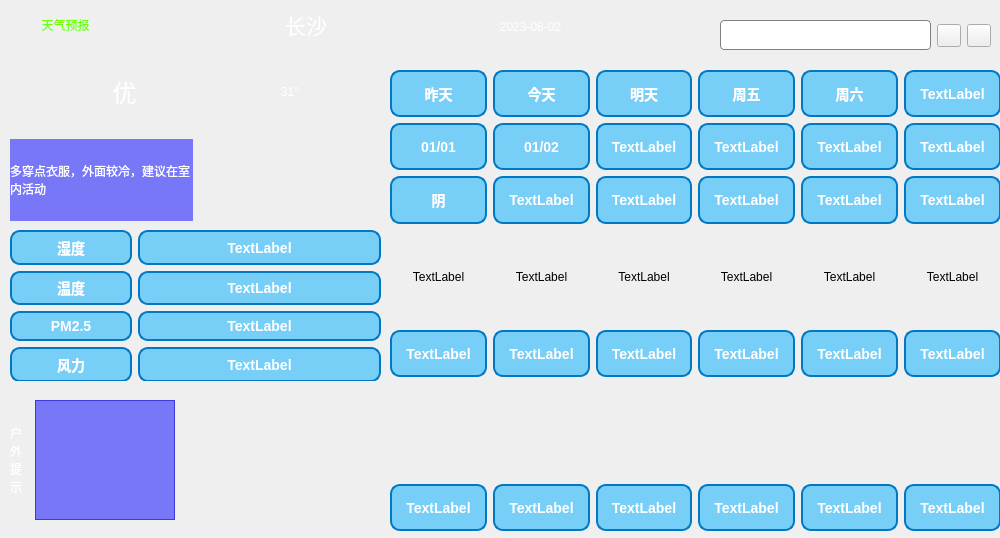
<?xml version="1.0" encoding="UTF-8"?>
<ui version="4.0">
 <class>WeatherForecast</class>
 <widget class="QFrame" name="WeatherForecast">
  <property name="geometry">
   <rect>
    <x>0</x>
    <y>0</y>
    <width>1000</width>
    <height>538</height>
   </rect>
  </property>
  <property name="sizePolicy">
   <sizepolicy hsizetype="Fixed" vsizetype="Fixed">
    <horstretch>0</horstretch>
    <verstretch>0</verstretch>
   </sizepolicy>
  </property>
  <property name="minimumSize">
   <size>
    <width>1</width>
    <height>0</height>
   </size>
  </property>
  <property name="windowTitle">
   <string>Frame</string>
  </property>
  <property name="styleSheet">
   <string notr="true">QFrame#WeatherForecast{
border-image: url(:/weaUI/weaUI.png);
}
QLabel{
	font: 25 10pt \Microsoft YaHei\;
	border-radius: 4px;
   background-color: argb(60, 60, 60, 130);
   color: rgb(255, 255, 255);
}</string>
  </property>
  <widget class="QWidget" name="gridLayoutWidget_2">
   <property name="geometry">
    <rect>
     <x>390</x>
     <y>70</y>
     <width>611</width>
     <height>461</height>
    </rect>
   </property>
   <layout class="QGridLayout" name="gridLayout_2">
    <item row="0" column="3">
     <widget class="QLabel" name="datecn4">
      <property name="styleSheet">
       <string notr="true">QLabel {
                         background-color: rgba(0, 173, 255, 128); 
                         border: 2px solid rgba(0, 120, 195, 255); 
                         border-radius: 10px;
                         padding: 5px; 
                         font: bold 14px; 
                         color: white;
                     }</string>
      </property>
      <property name="text">
       <string>周五</string>
      </property>
      <property name="alignment">
       <set>Qt::AlignCenter</set>
      </property>
     </widget>
    </item>
    <item row="6" column="0" rowspan="2" colspan="6">
     <widget class="QLabel" name="line_chart">
      <property name="styleSheet">
       <string notr="true">color: rgb(0, 170, 255);</string>
      </property>
      <property name="text">
       <string/>
      </property>
      <property name="alignment">
       <set>Qt::AlignCenter</set>
      </property>
     </widget>
    </item>
    <item row="3" column="3" rowspan="2">
     <widget class="QLabel" name="typeicon4">
      <property name="text">
       <string>TextLabel</string>
      </property>
      <property name="alignment">
       <set>Qt::AlignCenter</set>
      </property>
     </widget>
    </item>
    <item row="3" column="1" rowspan="2">
     <widget class="QLabel" name="typeicon2">
      <property name="text">
       <string>TextLabel</string>
      </property>
      <property name="alignment">
       <set>Qt::AlignCenter</set>
      </property>
     </widget>
    </item>
    <item row="8" column="3">
     <widget class="QLabel" name="temperature_min4">
      <property name="styleSheet">
       <string notr="true">QLabel {
                         background-color: rgba(0, 173, 255, 128); 
                         border: 2px solid rgba(0, 120, 195, 255); 
                         border-radius: 10px;
                         padding: 5px; 
                         font: bold 14px; 
                         color: white;
                     }</string>
      </property>
      <property name="text">
       <string>TextLabel</string>
      </property>
      <property name="alignment">
       <set>Qt::AlignCenter</set>
      </property>
     </widget>
    </item>
    <item row="0" column="0">
     <widget class="QLabel" name="datecn1">
      <property name="styleSheet">
       <string notr="true">QLabel {
                         background-color: rgba(0, 173, 255, 128); 
                         border: 2px solid rgba(0, 120, 195, 255); 
                         border-radius: 10px;
                         padding: 5px; 
                         font: bold 14px; 
                         color: white;
                     }</string>
      </property>
      <property name="text">
       <string>昨天</string>
      </property>
      <property name="alignment">
       <set>Qt::AlignCenter</set>
      </property>
     </widget>
    </item>
    <item row="3" column="5" rowspan="2">
     <widget class="QLabel" name="typeicon6">
      <property name="text">
       <string>TextLabel</string>
      </property>
      <property name="alignment">
       <set>Qt::AlignCenter</set>
      </property>
     </widget>
    </item>
    <item row="8" column="4">
     <widget class="QLabel" name="temperature_min5">
      <property name="styleSheet">
       <string notr="true">QLabel {
                         background-color: rgba(0, 173, 255, 128); 
                         border: 2px solid rgba(0, 120, 195, 255); 
                         border-radius: 10px;
                         padding: 5px; 
                         font: bold 14px; 
                         color: white;
                     }</string>
      </property>
      <property name="text">
       <string>TextLabel</string>
      </property>
      <property name="alignment">
       <set>Qt::AlignCenter</set>
      </property>
     </widget>
    </item>
    <item row="0" column="4">
     <widget class="QLabel" name="datecn5">
      <property name="styleSheet">
       <string notr="true">QLabel {
                         background-color: rgba(0, 173, 255, 128); 
                         border: 2px solid rgba(0, 120, 195, 255); 
                         border-radius: 10px;
                         padding: 5px; 
                         font: bold 14px; 
                         color: white;
                     }</string>
      </property>
      <property name="text">
       <string>周六</string>
      </property>
      <property name="alignment">
       <set>Qt::AlignCenter</set>
      </property>
     </widget>
    </item>
    <item row="0" column="1">
     <widget class="QLabel" name="datecn2">
      <property name="styleSheet">
       <string notr="true">QLabel {
                         background-color: rgba(0, 173, 255, 128); 
                         border: 2px solid rgba(0, 120, 195, 255); 
                         border-radius: 10px;
                         padding: 5px; 
                         font: bold 14px; 
                         color: white;
                     }</string>
      </property>
      <property name="text">
       <string>今天</string>
      </property>
      <property name="alignment">
       <set>Qt::AlignCenter</set>
      </property>
     </widget>
    </item>
    <item row="0" column="2">
     <widget class="QLabel" name="datecn3">
      <property name="styleSheet">
       <string notr="true">QLabel {
                         background-color: rgba(0, 173, 255, 128); 
                         border: 2px solid rgba(0, 120, 195, 255); 
                         border-radius: 10px;
                         padding: 5px; 
                         font: bold 14px; 
                         color: white;
                     }</string>
      </property>
      <property name="text">
       <string>明天</string>
      </property>
      <property name="alignment">
       <set>Qt::AlignCenter</set>
      </property>
     </widget>
    </item>
    <item row="2" column="1">
     <widget class="QLabel" name="type2">
      <property name="styleSheet">
       <string notr="true">QLabel {
                         background-color: rgba(0, 173, 255, 128); 
                         border: 2px solid rgba(0, 120, 195, 255); 
                         border-radius: 10px;
                         padding: 5px; 
                         font: bold 14px; 
                         color: white;
                     }</string>
      </property>
      <property name="text">
       <string>TextLabel</string>
      </property>
      <property name="alignment">
       <set>Qt::AlignCenter</set>
      </property>
     </widget>
    </item>
    <item row="1" column="2">
     <widget class="QLabel" name="datenum3">
      <property name="styleSheet">
       <string notr="true">QLabel {
                         background-color: rgba(0, 173, 255, 128); 
                         border: 2px solid rgba(0, 120, 195, 255); 
                         border-radius: 10px;
                         padding: 5px; 
                         font: bold 14px; 
                         color: white;
                     }</string>
      </property>
      <property name="text">
       <string>TextLabel</string>
      </property>
      <property name="alignment">
       <set>Qt::AlignCenter</set>
      </property>
     </widget>
    </item>
    <item row="0" column="5">
     <widget class="QLabel" name="datecn6">
      <property name="styleSheet">
       <string notr="true">QLabel {
                         background-color: rgba(0, 173, 255, 128); 
                         border: 2px solid rgba(0, 120, 195, 255); 
                         border-radius: 10px;
                         padding: 5px; 
                         font: bold 14px; 
                         color: white;
                     }</string>
      </property>
      <property name="text">
       <string>TextLabel</string>
      </property>
      <property name="alignment">
       <set>Qt::AlignCenter</set>
      </property>
     </widget>
    </item>
    <item row="2" column="4">
     <widget class="QLabel" name="type5">
      <property name="styleSheet">
       <string notr="true">QLabel {
                         background-color: rgba(0, 173, 255, 128); 
                         border: 2px solid rgba(0, 120, 195, 255); 
                         border-radius: 10px;
                         padding: 5px; 
                         font: bold 14px; 
                         color: white;
                     }</string>
      </property>
      <property name="text">
       <string>TextLabel</string>
      </property>
      <property name="alignment">
       <set>Qt::AlignCenter</set>
      </property>
     </widget>
    </item>
    <item row="5" column="2">
     <widget class="QLabel" name="temperature_max3">
      <property name="styleSheet">
       <string notr="true">QLabel {
                         background-color: rgba(0, 173, 255, 128); 
                         border: 2px solid rgba(0, 120, 195, 255); 
                         border-radius: 10px;
                         padding: 5px; 
                         font: bold 14px; 
                         color: white;
                     }</string>
      </property>
      <property name="text">
       <string>TextLabel</string>
      </property>
      <property name="alignment">
       <set>Qt::AlignCenter</set>
      </property>
     </widget>
    </item>
    <item row="8" column="1">
     <widget class="QLabel" name="temperature_min2">
      <property name="styleSheet">
       <string notr="true">QLabel {
                         background-color: rgba(0, 173, 255, 128); 
                         border: 2px solid rgba(0, 120, 195, 255); 
                         border-radius: 10px;
                         padding: 5px; 
                         font: bold 14px; 
                         color: white;
                     }</string>
      </property>
      <property name="text">
       <string>TextLabel</string>
      </property>
      <property name="alignment">
       <set>Qt::AlignCenter</set>
      </property>
     </widget>
    </item>
    <item row="5" column="4">
     <widget class="QLabel" name="temperature_max5">
      <property name="styleSheet">
       <string notr="true">QLabel {
                         background-color: rgba(0, 173, 255, 128); 
                         border: 2px solid rgba(0, 120, 195, 255); 
                         border-radius: 10px;
                         padding: 5px; 
                         font: bold 14px; 
                         color: white;
                     }</string>
      </property>
      <property name="text">
       <string>TextLabel</string>
      </property>
      <property name="alignment">
       <set>Qt::AlignCenter</set>
      </property>
     </widget>
    </item>
    <item row="2" column="0">
     <widget class="QLabel" name="type1">
      <property name="styleSheet">
       <string notr="true">QLabel {
                         background-color: rgba(0, 173, 255, 128); 
                         border: 2px solid rgba(0, 120, 195, 255); 
                         border-radius: 10px;
                         padding: 5px; 
                         font: bold 14px; 
                         color: white;
                     }</string>
      </property>
      <property name="text">
       <string>阴</string>
      </property>
      <property name="alignment">
       <set>Qt::AlignCenter</set>
      </property>
     </widget>
    </item>
    <item row="1" column="0">
     <widget class="QLabel" name="datenum1">
      <property name="styleSheet">
       <string notr="true">QLabel {
                         background-color: rgba(0, 173, 255, 128); 
                         border: 2px solid rgba(0, 120, 195, 255); 
                         border-radius: 10px;
                         padding: 5px; 
                         font: bold 14px; 
                         color: white;
                     }</string>
      </property>
      <property name="text">
       <string>01/01</string>
      </property>
      <property name="alignment">
       <set>Qt::AlignCenter</set>
      </property>
     </widget>
    </item>
    <item row="8" column="5">
     <widget class="QLabel" name="temperature_min6">
      <property name="styleSheet">
       <string notr="true">QLabel {
                         background-color: rgba(0, 173, 255, 128); 
                         border: 2px solid rgba(0, 120, 195, 255); 
                         border-radius: 10px;
                         padding: 5px; 
                         font: bold 14px; 
                         color: white;
                     }</string>
      </property>
      <property name="text">
       <string>TextLabel</string>
      </property>
      <property name="alignment">
       <set>Qt::AlignCenter</set>
      </property>
     </widget>
    </item>
    <item row="5" column="5">
     <widget class="QLabel" name="temperature_max6">
      <property name="styleSheet">
       <string notr="true">QLabel {
                         background-color: rgba(0, 173, 255, 128); 
                         border: 2px solid rgba(0, 120, 195, 255); 
                         border-radius: 10px;
                         padding: 5px; 
                         font: bold 14px; 
                         color: white;
                     }</string>
      </property>
      <property name="text">
       <string>TextLabel</string>
      </property>
      <property name="alignment">
       <set>Qt::AlignCenter</set>
      </property>
     </widget>
    </item>
    <item row="1" column="3">
     <widget class="QLabel" name="datenum4">
      <property name="styleSheet">
       <string notr="true">QLabel {
                         background-color: rgba(0, 173, 255, 128); 
                         border: 2px solid rgba(0, 120, 195, 255); 
                         border-radius: 10px;
                         padding: 5px; 
                         font: bold 14px; 
                         color: white;
                     }</string>
      </property>
      <property name="text">
       <string>TextLabel</string>
      </property>
      <property name="alignment">
       <set>Qt::AlignCenter</set>
      </property>
     </widget>
    </item>
    <item row="2" column="5">
     <widget class="QLabel" name="type6">
      <property name="styleSheet">
       <string notr="true">QLabel {
                         background-color: rgba(0, 173, 255, 128); 
                         border: 2px solid rgba(0, 120, 195, 255); 
                         border-radius: 10px;
                         padding: 5px; 
                         font: bold 14px; 
                         color: white;
                     }</string>
      </property>
      <property name="text">
       <string>TextLabel</string>
      </property>
      <property name="alignment">
       <set>Qt::AlignCenter</set>
      </property>
     </widget>
    </item>
    <item row="1" column="1">
     <widget class="QLabel" name="datenum2">
      <property name="styleSheet">
       <string notr="true">QLabel {
                         background-color: rgba(0, 173, 255, 128); 
                         border: 2px solid rgba(0, 120, 195, 255); 
                         border-radius: 10px;
                         padding: 5px; 
                         font: bold 14px; 
                         color: white;
                     }</string>
      </property>
      <property name="text">
       <string>01/02</string>
      </property>
      <property name="alignment">
       <set>Qt::AlignCenter</set>
      </property>
     </widget>
    </item>
    <item row="5" column="3">
     <widget class="QLabel" name="temperature_max4">
      <property name="styleSheet">
       <string notr="true">QLabel {
                         background-color: rgba(0, 173, 255, 128); 
                         border: 2px solid rgba(0, 120, 195, 255); 
                         border-radius: 10px;
                         padding: 5px; 
                         font: bold 14px; 
                         color: white;
                     }</string>
      </property>
      <property name="text">
       <string>TextLabel</string>
      </property>
      <property name="alignment">
       <set>Qt::AlignCenter</set>
      </property>
     </widget>
    </item>
    <item row="1" column="4">
     <widget class="QLabel" name="datenum5">
      <property name="styleSheet">
       <string notr="true">QLabel {
                         background-color: rgba(0, 173, 255, 128); 
                         border: 2px solid rgba(0, 120, 195, 255); 
                         border-radius: 10px;
                         padding: 5px; 
                         font: bold 14px; 
                         color: white;
                     }</string>
      </property>
      <property name="text">
       <string>TextLabel</string>
      </property>
      <property name="alignment">
       <set>Qt::AlignCenter</set>
      </property>
     </widget>
    </item>
    <item row="2" column="3">
     <widget class="QLabel" name="type4">
      <property name="styleSheet">
       <string notr="true">QLabel {
                         background-color: rgba(0, 173, 255, 128); 
                         border: 2px solid rgba(0, 120, 195, 255); 
                         border-radius: 10px;
                         padding: 5px; 
                         font: bold 14px; 
                         color: white;
                     }</string>
      </property>
      <property name="text">
       <string>TextLabel</string>
      </property>
      <property name="alignment">
       <set>Qt::AlignCenter</set>
      </property>
     </widget>
    </item>
    <item row="8" column="2">
     <widget class="QLabel" name="temperature_min3">
      <property name="styleSheet">
       <string notr="true">QLabel {
                         background-color: rgba(0, 173, 255, 128); 
                         border: 2px solid rgba(0, 120, 195, 255); 
                         border-radius: 10px;
                         padding: 5px; 
                         font: bold 14px; 
                         color: white;
                     }</string>
      </property>
      <property name="text">
       <string>TextLabel</string>
      </property>
      <property name="alignment">
       <set>Qt::AlignCenter</set>
      </property>
     </widget>
    </item>
    <item row="2" column="2">
     <widget class="QLabel" name="type3">
      <property name="styleSheet">
       <string notr="true">QLabel {
                         background-color: rgba(0, 173, 255, 128); 
                         border: 2px solid rgba(0, 120, 195, 255); 
                         border-radius: 10px;
                         padding: 5px; 
                         font: bold 14px; 
                         color: white;
                     }</string>
      </property>
      <property name="text">
       <string>TextLabel</string>
      </property>
      <property name="alignment">
       <set>Qt::AlignCenter</set>
      </property>
     </widget>
    </item>
    <item row="3" column="2" rowspan="2">
     <widget class="QLabel" name="typeicon3">
      <property name="text">
       <string>TextLabel</string>
      </property>
      <property name="alignment">
       <set>Qt::AlignCenter</set>
      </property>
     </widget>
    </item>
    <item row="8" column="0">
     <widget class="QLabel" name="temperature_min1">
      <property name="styleSheet">
       <string notr="true">QLabel {
                         background-color: rgba(0, 173, 255, 128); 
                         border: 2px solid rgba(0, 120, 195, 255); 
                         border-radius: 10px;
                         padding: 5px; 
                         font: bold 14px; 
                         color: white;
                     }</string>
      </property>
      <property name="text">
       <string>TextLabel</string>
      </property>
      <property name="alignment">
       <set>Qt::AlignCenter</set>
      </property>
     </widget>
    </item>
    <item row="1" column="5">
     <widget class="QLabel" name="datenum6">
      <property name="styleSheet">
       <string notr="true">QLabel {
                         background-color: rgba(0, 173, 255, 128); 
                         border: 2px solid rgba(0, 120, 195, 255); 
                         border-radius: 10px;
                         padding: 5px; 
                         font: bold 14px; 
                         color: white;
                     }</string>
      </property>
      <property name="text">
       <string>TextLabel</string>
      </property>
      <property name="alignment">
       <set>Qt::AlignCenter</set>
      </property>
     </widget>
    </item>
    <item row="3" column="4" rowspan="2">
     <widget class="QLabel" name="typeicon5">
      <property name="text">
       <string>TextLabel</string>
      </property>
      <property name="alignment">
       <set>Qt::AlignCenter</set>
      </property>
     </widget>
    </item>
    <item row="5" column="0">
     <widget class="QLabel" name="temperature_max1">
      <property name="styleSheet">
       <string notr="true">QLabel {
                         background-color: rgba(0, 173, 255, 128); 
                         border: 2px solid rgba(0, 120, 195, 255); 
                         border-radius: 10px;
                         padding: 5px; 
                         font: bold 14px; 
                         color: white;
                     }</string>
      </property>
      <property name="text">
       <string>TextLabel</string>
      </property>
      <property name="alignment">
       <set>Qt::AlignCenter</set>
      </property>
     </widget>
    </item>
    <item row="3" column="0" rowspan="2">
     <widget class="QLabel" name="typeicon1">
      <property name="styleSheet">
       <string notr="true"/>
      </property>
      <property name="text">
       <string>TextLabel</string>
      </property>
      <property name="alignment">
       <set>Qt::AlignCenter</set>
      </property>
     </widget>
    </item>
    <item row="5" column="1">
     <widget class="QLabel" name="temperature_max2">
      <property name="styleSheet">
       <string notr="true">QLabel {
                         background-color: rgba(0, 173, 255, 128); 
                         border: 2px solid rgba(0, 120, 195, 255); 
                         border-radius: 10px;
                         padding: 5px; 
                         font: bold 14px; 
                         color: white;
                     }</string>
      </property>
      <property name="text">
       <string>TextLabel</string>
      </property>
      <property name="alignment">
       <set>Qt::AlignCenter</set>
      </property>
     </widget>
    </item>
   </layout>
  </widget>
  <widget class="QLabel" name="datelb">
   <property name="geometry">
    <rect>
     <x>430</x>
     <y>10</y>
     <width>201</width>
     <height>33</height>
    </rect>
   </property>
   <property name="sizePolicy">
    <sizepolicy hsizetype="Fixed" vsizetype="Preferred">
     <horstretch>0</horstretch>
     <verstretch>0</verstretch>
    </sizepolicy>
   </property>
   <property name="styleSheet">
    <string notr="true">font: 22pt &quot;Adobe 黑体 Std R&quot;;
color: rgb(255, 255, 255);
background-color: rgb(255, 255, 255, 0);</string>
   </property>
   <property name="text">
    <string>2023-08-02</string>
   </property>
   <property name="alignment">
    <set>Qt::AlignCenter</set>
   </property>
  </widget>
  <widget class="QWidget" name="horizontalLayoutWidget">
   <property name="geometry">
    <rect>
     <x>720</x>
     <y>10</y>
     <width>271</width>
     <height>51</height>
    </rect>
   </property>
   <layout class="QHBoxLayout" name="horizontalLayout">
    <item>
     <widget class="QLineEdit" name="city_search">
      <property name="sizePolicy">
       <sizepolicy hsizetype="Preferred" vsizetype="Preferred">
        <horstretch>0</horstretch>
        <verstretch>0</verstretch>
       </sizepolicy>
      </property>
      <property name="maximumSize">
       <size>
        <width>16777215</width>
        <height>30</height>
       </size>
      </property>
      <property name="sizeIncrement">
       <size>
        <width>0</width>
        <height>0</height>
       </size>
      </property>
      <property name="styleSheet">
       <string notr="true">QLineEdit{border: 1px solid gray; border-radius: 4px; background:argb(47, 47, 47, 130); color:white;} QLineEdit:hover{border-color:rgb(101, 255, 106); }</string>
      </property>
      <property name="text">
       <string>城市</string>
      </property>
     </widget>
    </item>
    <item>
     <widget class="QToolButton" name="search_btn">
      <property name="styleSheet">
       <string notr="true">border-image: url(:/weatherIco/search.ico);
</string>
      </property>
      <property name="text">
       <string/>
      </property>
     </widget>
    </item>
    <item>
     <widget class="QToolButton" name="refresh_btn">
      <property name="styleSheet">
       <string notr="true">border-image: url(:/weatherIco/refresh.ico);</string>
      </property>
      <property name="text">
       <string/>
      </property>
     </widget>
    </item>
   </layout>
  </widget>
  <widget class="QWidget" name="gridLayoutWidget_4">
   <property name="geometry">
    <rect>
     <x>10</x>
     <y>390</y>
     <width>371</width>
     <height>141</height>
    </rect>
   </property>
   <layout class="QGridLayout" name="gridLayout_4">
    <item row="0" column="0">
     <widget class="QLabel" name="label_11">
      <property name="maximumSize">
       <size>
        <width>20</width>
        <height>16777215</height>
       </size>
      </property>
      <property name="styleSheet">
       <string notr="true">color: rgb(255, 255, 255);</string>
      </property>
      <property name="text">
       <string>&lt;html&gt;&lt;head/&gt;&lt;body&gt;&lt;p&gt;户&lt;br/&gt;外&lt;br/&gt;提&lt;br/&gt;示&lt;/p&gt;&lt;/body&gt;&lt;/html&gt;</string>
      </property>
     </widget>
    </item>
    <item row="0" column="2">
     <widget class="QLabel" name="sunarc">
      <property name="sizePolicy">
       <sizepolicy hsizetype="Minimum" vsizetype="Minimum">
        <horstretch>0</horstretch>
        <verstretch>0</verstretch>
       </sizepolicy>
      </property>
      <property name="minimumSize">
       <size>
        <width>200</width>
        <height>100</height>
       </size>
      </property>
      <property name="styleSheet">
       <string notr="true">color: rgb(255, 41, 87);</string>
      </property>
      <property name="text">
       <string/>
      </property>
     </widget>
    </item>
    <item row="0" column="1">
     <widget class="QTextEdit" name="ganmao">
      <property name="sizePolicy">
       <sizepolicy hsizetype="Preferred" vsizetype="Preferred">
        <horstretch>0</horstretch>
        <verstretch>0</verstretch>
       </sizepolicy>
      </property>
      <property name="maximumSize">
       <size>
        <width>140</width>
        <height>120</height>
       </size>
      </property>
      <property name="styleSheet">
       <string notr="true">QTextEdit {
                            background-color: rgba(0, 0, 255, 128); 
                            color: white; 
                        }</string>
      </property>
     </widget>
    </item>
   </layout>
  </widget>
  <widget class="QWidget" name="gridLayoutWidget">
   <property name="geometry">
    <rect>
     <x>10</x>
     <y>230</y>
     <width>371</width>
     <height>151</height>
    </rect>
   </property>
   <layout class="QGridLayout" name="gridLayout_3">
    <item row="1" column="0">
     <widget class="QLabel" name="label_5">
      <property name="styleSheet">
       <string notr="true">QLabel {
                         background-color: rgba(0, 173, 255, 128); 
                         border: 2px solid rgba(0, 120, 195, 255); 
                         border-radius: 10px;
                         padding: 5px; 
                         font: bold 14px; 
                         color: white;
                     }</string>
      </property>
      <property name="text">
       <string>温度</string>
      </property>
      <property name="alignment">
       <set>Qt::AlignCenter</set>
      </property>
     </widget>
    </item>
    <item row="3" column="0">
     <widget class="QLabel" name="label_6">
      <property name="styleSheet">
       <string notr="true">QLabel {
                         background-color: rgba(0, 173, 255, 128); 
                         border: 2px solid rgba(0, 120, 195, 255); 
                         border-radius: 10px;
                         padding: 5px; 
                         font: bold 14px; 
                         color: white;
                     }</string>
      </property>
      <property name="text">
       <string>风力</string>
      </property>
      <property name="alignment">
       <set>Qt::AlignCenter</set>
      </property>
     </widget>
    </item>
    <item row="3" column="1" colspan="2">
     <widget class="QLabel" name="fengli_2">
      <property name="styleSheet">
       <string notr="true">QLabel {
                         background-color: rgba(0, 173, 255, 128); 
                         border: 2px solid rgba(0, 120, 195, 255); 
                         border-radius: 10px;
                         padding: 5px; 
                         font: bold 14px; 
                         color: white;
                     }</string>
      </property>
      <property name="text">
       <string>TextLabel</string>
      </property>
      <property name="alignment">
       <set>Qt::AlignCenter</set>
      </property>
     </widget>
    </item>
    <item row="0" column="0">
     <widget class="QLabel" name="label_7">
      <property name="styleSheet">
       <string notr="true">QLabel {
                         background-color: rgba(0, 173, 255, 128); 
                         border: 2px solid rgba(0, 120, 195, 255); 
                         border-radius: 10px;
                         padding: 5px; 
                         font: bold 14px; 
                         color: white;
                     }</string>
      </property>
      <property name="text">
       <string>湿度</string>
      </property>
      <property name="alignment">
       <set>Qt::AlignCenter</set>
      </property>
     </widget>
    </item>
    <item row="1" column="1" colspan="2">
     <widget class="QLabel" name="wendu_2">
      <property name="styleSheet">
       <string notr="true">QLabel {
                         background-color: rgba(0, 173, 255, 128); 
                         border: 2px solid rgba(0, 120, 195, 255); 
                         border-radius: 10px;
                         padding: 5px; 
                         font: bold 14px; 
                         color: white;
                     }</string>
      </property>
      <property name="text">
       <string>TextLabel</string>
      </property>
      <property name="alignment">
       <set>Qt::AlignCenter</set>
      </property>
     </widget>
    </item>
    <item row="2" column="1" colspan="2">
     <widget class="QLabel" name="pm2_6">
      <property name="styleSheet">
       <string notr="true">QLabel {
                         background-color: rgba(0, 173, 255, 128); 
                         border: 2px solid rgba(0, 120, 195, 255); 
                         border-radius: 10px;
                         padding: 5px; 
                         font: bold 14px; 
                         color: white;
                     }</string>
      </property>
      <property name="text">
       <string>TextLabel</string>
      </property>
      <property name="alignment">
       <set>Qt::AlignCenter</set>
      </property>
     </widget>
    </item>
    <item row="2" column="0">
     <widget class="QLabel" name="label_8">
      <property name="styleSheet">
       <string notr="true">QLabel {
                         background-color: rgba(0, 173, 255, 128); 
                         border: 2px solid rgba(0, 120, 195, 255); 
                         border-radius: 10px;
                         padding: 5px; 
                         font: bold 14px; 
                         color: white;
                     }</string>
      </property>
      <property name="text">
       <string>PM2.5</string>
      </property>
      <property name="alignment">
       <set>Qt::AlignCenter</set>
      </property>
     </widget>
    </item>
    <item row="0" column="1" colspan="2">
     <widget class="QLabel" name="shidu_2">
      <property name="styleSheet">
       <string notr="true">QLabel {
                         background-color: rgba(0, 173, 255, 128); 
                         border: 2px solid rgba(0, 120, 195, 255); 
                         border-radius: 10px;
                         padding: 5px; 
                         font: bold 14px; 
                         color: white;
                     }</string>
      </property>
      <property name="text">
       <string>TextLabel</string>
      </property>
      <property name="alignment">
       <set>Qt::AlignCenter</set>
      </property>
     </widget>
    </item>
   </layout>
  </widget>
  <widget class="QWidget" name="gridLayoutWidget_5">
   <property name="geometry">
    <rect>
     <x>10</x>
     <y>50</y>
     <width>371</width>
     <height>171</height>
    </rect>
   </property>
   <layout class="QGridLayout" name="gridLayout_5">
    <item row="1" column="1">
     <widget class="QLabel" name="type_icon">
      <property name="autoFillBackground">
       <bool>false</bool>
      </property>
      <property name="styleSheet">
       <string notr="true">background-color:argb(60,60,60,0);</string>
      </property>
      <property name="text">
       <string/>
      </property>
      <property name="alignment">
       <set>Qt::AlignCenter</set>
      </property>
     </widget>
    </item>
    <item row="0" column="0">
     <layout class="QHBoxLayout" name="horizontalLayout_2">
      <item>
       <widget class="QLabel" name="leaficon">
        <property name="sizePolicy">
         <sizepolicy hsizetype="Preferred" vsizetype="Preferred">
          <horstretch>0</horstretch>
          <verstretch>0</verstretch>
         </sizepolicy>
        </property>
        <property name="minimumSize">
         <size>
          <width>0</width>
          <height>0</height>
         </size>
        </property>
        <property name="maximumSize">
         <size>
          <width>40</width>
          <height>16777215</height>
         </size>
        </property>
        <property name="styleSheet">
         <string notr="true">image: url(:/weatherIco/leaf.ico);
background-color:argb(255,255,255,0);</string>
        </property>
        <property name="text">
         <string/>
        </property>
       </widget>
      </item>
      <item>
       <widget class="QLabel" name="quality_lb">
        <property name="font">
         <font>
          <family>小米兰亭</family>
          <pointsize>18</pointsize>
          <weight>50</weight>
          <italic>false</italic>
          <bold>false</bold>
         </font>
        </property>
        <property name="styleSheet">
         <string notr="true">color: rgb(255, 255, 255);
font: 18pt &quot;小米兰亭&quot;;</string>
        </property>
        <property name="text">
         <string>优</string>
        </property>
        <property name="alignment">
         <set>Qt::AlignCenter</set>
        </property>
       </widget>
      </item>
     </layout>
    </item>
    <item row="1" column="0">
     <widget class="QLabel" name="notice_lb">
      <property name="styleSheet">
       <string notr="true">QLabel {
                            background-color: rgba(0, 0, 255, 128); 
                            color: white; 
                        }</string>
      </property>
      <property name="text">
       <string>多穿点衣服，外面较冷，建议在室内活动</string>
      </property>
      <property name="alignment">
       <set>Qt::AlignLeading|Qt::AlignLeft|Qt::AlignVCenter</set>
      </property>
      <property name="wordWrap">
       <bool>true</bool>
      </property>
     </widget>
    </item>
    <item row="0" column="1">
     <widget class="QLabel" name="temperature">
      <property name="styleSheet">
       <string notr="true">font: 36pt &quot;Microsoft YaHei UI&quot;;
color: rgb(255, 255, 255);</string>
      </property>
      <property name="text">
       <string>31°</string>
      </property>
      <property name="alignment">
       <set>Qt::AlignCenter</set>
      </property>
     </widget>
    </item>
   </layout>
  </widget>
  <widget class="QWidget" name="gridLayoutWidget_3">
   <property name="geometry">
    <rect>
     <x>10</x>
     <y>0</y>
     <width>371</width>
     <height>51</height>
    </rect>
   </property>
   <layout class="QGridLayout" name="gridLayout_6">
    <property name="spacing">
     <number>0</number>
    </property>
    <item row="1" column="2">
     <widget class="QLabel" name="location_text">
      <property name="sizePolicy">
       <sizepolicy hsizetype="Preferred" vsizetype="Preferred">
        <horstretch>0</horstretch>
        <verstretch>0</verstretch>
       </sizepolicy>
      </property>
      <property name="minimumSize">
       <size>
        <width>150</width>
        <height>0</height>
       </size>
      </property>
      <property name="font">
       <font>
        <family>Microsoft YaHei UI</family>
        <pointsize>16</pointsize>
        <weight>50</weight>
        <italic>false</italic>
        <bold>false</bold>
       </font>
      </property>
      <property name="styleSheet">
       <string notr="true">color: rgb(255, 255, 255);
font: 16pt &quot;Microsoft YaHei UI&quot;;
</string>
      </property>
      <property name="text">
       <string>长沙</string>
      </property>
      <property name="alignment">
       <set>Qt::AlignCenter</set>
      </property>
     </widget>
    </item>
    <item row="1" column="0">
     <widget class="QLabel" name="label_9">
      <property name="sizePolicy">
       <sizepolicy hsizetype="Preferred" vsizetype="Preferred">
        <horstretch>0</horstretch>
        <verstretch>0</verstretch>
       </sizepolicy>
      </property>
      <property name="styleSheet">
       <string notr="true">font: 22pt &quot;幼圆&quot;;
color: rgb(110, 255, 0);</string>
      </property>
      <property name="text">
       <string>天气预报</string>
      </property>
      <property name="alignment">
       <set>Qt::AlignCenter</set>
      </property>
     </widget>
    </item>
    <item row="1" column="1">
     <widget class="QLabel" name="location_icon">
      <property name="enabled">
       <bool>true</bool>
      </property>
      <property name="sizePolicy">
       <sizepolicy hsizetype="Preferred" vsizetype="Preferred">
        <horstretch>0</horstretch>
        <verstretch>0</verstretch>
       </sizepolicy>
      </property>
      <property name="minimumSize">
       <size>
        <width>34</width>
        <height>48</height>
       </size>
      </property>
      <property name="maximumSize">
       <size>
        <width>16777215</width>
        <height>40</height>
       </size>
      </property>
      <property name="styleSheet">
       <string notr="true">image: url(:/weatherIco/location.ico);
</string>
      </property>
      <property name="text">
       <string/>
      </property>
      <property name="alignment">
       <set>Qt::AlignCenter</set>
      </property>
     </widget>
    </item>
   </layout>
  </widget>
 </widget>
 <resources/>
 <connections/>
</ui>
